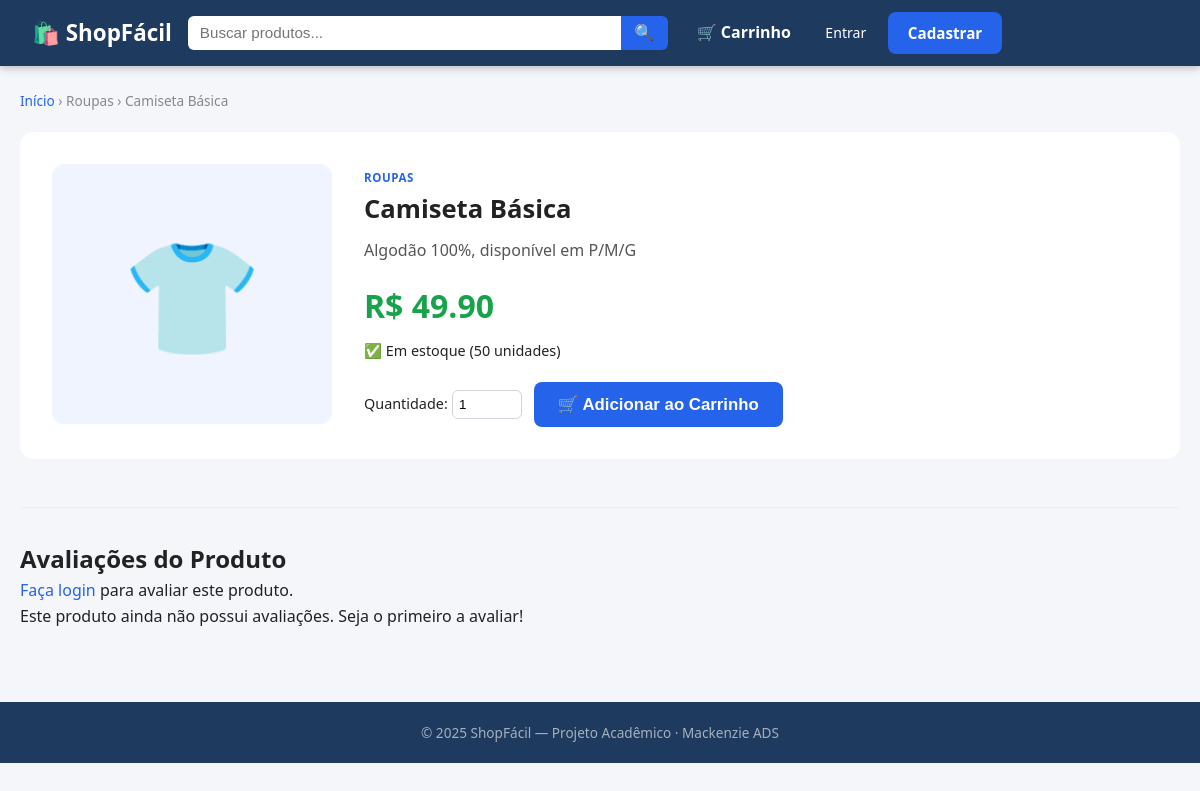
Screenshot of /produto/1 with the database file from the repository.
### tables this page shows
CREATE TABLE produto (
            id          INTEGER PRIMARY KEY AUTOINCREMENT,
            lojista_id  INTEGER NOT NULL REFERENCES usuario(id),
            nome        TEXT NOT NULL,
            descricao   TEXT,
            preco       REAL NOT NULL,
            estoque     INTEGER NOT NULL DEFAULT 0,
            categoria   TEXT,
            ativo       INTEGER NOT NULL DEFAULT 1
        );

### app.py (the view)
@app.route('/produto/<int:pid>')
def produto(pid):
    p = query("SELECT * FROM produto WHERE id=? AND ativo=1", (pid,), one=True)
    if not p:
        flash('Produto não encontrado.', 'danger')
        return redirect(url_for('index'))
    avaliacoes = query(
        "SELECT a.*, u.nome FROM avaliacao a JOIN usuario u ON u.id = a.cliente_id WHERE a.produto_id=? ORDER BY a.criado_em DESC",
        (pid,)
    )
    return render_template('produto.html', produto=p, avaliacoes=avaliacoes)

### app.py (called while the page is built)
def get_db():
    if 'db' not in g:
        g.db = sqlite3.connect(DATABASE)
        g.db.row_factory = sqlite3.Row
        g.db.execute("PRAGMA foreign_keys = ON")
    return g.db

def query(sql, args=(), one=False):
    cur = get_db().execute(sql, args)
    rv = cur.fetchall()
    return (rv[0] if rv else None) if one else rv

def get_cart():
    return session.setdefault('cart', {})

def cart_count():
    return sum(get_cart().values())

### templates/produto.html (shortened to what this page needs)
{% extends 'base.html' %}
{% block content %}
<div class="breadcrumb">
  <a href="{{ url_for('index') }}">Início</a> › {{ produto['categoria'] }} › {{ produto['nome'] }}
</div>
<div class="product-detail">
  <div class="detail-img">
    <span class="detail-emoji">{{ ['👕','👟','🎒','🕶️','👖','🧢','📱','💻'][(produto['id'] - 1) % 8] }}</span>
  </div>
  <div class="detail-info">
    <span class="product-cat">{{ produto['categoria'] }}</span>
    <h1>{{ produto['nome'] }}</h1>
    <p class="detail-desc">{{ produto['descricao'] }}</p>
    <p class="detail-price">R$ {{ '%.2f'|format(produto['preco']) }}</p>
    <p class="detail-stock">
      {% if produto['estoque'] > 5 %}
        ✅ Em estoque ({{ produto['estoque'] }} unidades)
      {% elif produto['estoque'] > 0 %}
        ⚠️ Últimas {{ produto['estoque'] }} unidades!
      {% else %}
        ❌ Esgotado
      {% endif %}
    </p>
    {% if produto['estoque'] > 0 %}
      <form action="{{ url_for('add_cart', pid=produto['id']) }}" method="post" class="add-form">
        <label>Quantidade:
          <input type="number" name="qty" value="1" min="1" max="{{ produto['estoque'] }}">
        </label>
        <button class="btn-primary btn-lg">🛒 Adicionar ao Carrinho</button>
      </form>
    {% else %}
      <p class="out-of-stock">Produto indisponível no momento.</p>
    {% endif %}
  </div>
</div>
<div class="avaliacoes-section" style="margin-top: 3rem; padding-top: 2rem; border-top: 1px solid #eee;">
  <h2>Avaliações do Produto</h2>
  {% if session.user_id %}
    <form action="{{ url_for('avaliar_produto', pid=produto['id']) }}" method="post" style="margin-bottom: 2rem; background: #f9f9f9; padding: 1rem; border-radius: 8px;">
      <h4>Deixe sua avaliação</h4>
      <div style="margin-bottom: 1rem;">
        <label>Nota:
          <select name="nota">
            <option value="5">⭐⭐⭐⭐⭐ (5)</option>
            <option value="4">⭐⭐⭐⭐ (4)</option>
            <option value="3">⭐⭐⭐ (3)</option>
            <option value="2">⭐⭐ (2)</option>
            <option value="1">⭐ (1)</option>
          </select>
        </label>
      </div>
      <div style="margin-bottom: 1rem;">
        <label style="display:block; margin-bottom:0.5rem;">Comentário (opcional):</label>
        <textarea name="comentario" rows="3" style="width:100%; max-width:500px; padding:0.5rem;"></textarea>
      </div>
      <button type="submit" class="btn-primary">Enviar Avaliação</button>
    </form>
  {% else %}
    <p><a href="{{ url_for('login') }}">Faça login</a> para avaliar este produto.</p>
  {% endif %}
  <div class="avaliacoes-lista">
    {% if avaliacoes %}
      {% for aval in avaliacoes %}
        <div class="avaliacao-item" style="margin-bottom: 1rem; padding-bottom: 1rem; border-bottom: 1px solid #eee;">
          <div style="font-weight: bold; margin-bottom: 0.2rem;">
            {{ aval['nome'] }}
            <span style="color: #f39c12;">{{ '⭐' * aval['nota'] }}</span>
          </div>
          <div style="color: #888; font-size: 0.85rem; margin-bottom: 0.5rem;">
            Avaliado em {{ aval['criado_em'] }}
          </div>
          {% if aval['comentario'] %}
            <p style="margin:0;">{{ aval['comentario'] }}</p>
          {% endif %}
        </div>
      {% endfor %}
    {% else %}
      <p>Este produto ainda não possui avaliações. Seja o primeiro a avaliar!</p>
    {% endif %}
  </div>
</div>
{% endblock %}

### static/css/style.css (style rules this page uses)
*, *::before, *::after { box-sizing: border-box; margin: 0; padding: 0; }
body { font-family: 'Segoe UI', system-ui, sans-serif; background: #f5f6fa; color: #222; line-height: 1.6; }
a { color: #2563eb; text-decoration: none; }
.product-cat { font-size: .72rem; color: #2563eb; text-transform: uppercase; letter-spacing: .05em; font-weight: 600; }
.btn-primary { display: inline-block; background: #2563eb; color: #fff; padding: .55rem 1.25rem; border-radius: 8px; font-weight: 600; border: none; cursor: pointer; font-size: .95rem; transition: background .15s; }
.btn-lg { padding: .75rem 1.5rem; font-size: 1.05rem; }
.breadcrumb { font-size: .85rem; color: #888; margin-bottom: 1.25rem; }
.breadcrumb a { color: #2563eb; }
.product-detail { display: grid; grid-template-columns: 280px 1fr; gap: 2rem; background: #fff; border-radius: 14px; padding: 2rem; }
.detail-img { background: #f0f4ff; border-radius: 12px; height: 260px; display: flex; align-items: center; justify-content: center; }
.detail-emoji { font-size: 7rem; }
.detail-info h1 { font-size: 1.6rem; margin-bottom: .5rem; }
.detail-desc { color: #555; margin-bottom: 1rem; }
.detail-price { font-size: 2rem; font-weight: 700; color: #16a34a; margin-bottom: .5rem; }
.detail-stock { font-size: .9rem; margin-bottom: 1.25rem; }
.add-form { display: flex; gap: .75rem; align-items: center; flex-wrap: wrap; }
.add-form label { font-size: .9rem; }
.add-form input { width: 70px; padding: .4rem; border: 1.5px solid #d1d5db; border-radius: 6px; }

### rows the page displays
produto: categoria "Roupas", nome "Camiseta Básica", categoria "ROUPAS", descricao "Algodão 100%, disponível em P/M/G", preco "49.90", estoque "50"

### other values shown
{{ ['👕','👟','🎒','🕶️','👖','🧢','📱','💻'][(produto['id'] - 1) % 8] }} "👕"
